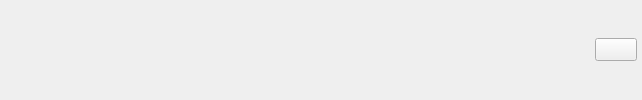
        <widget class="QWidget" name="headerframe_2" native="true">
         <property name="sizePolicy">
          <sizepolicy hsizetype="Preferred" vsizetype="Fixed">
           <horstretch>0</horstretch>
           <verstretch>0</verstretch>
          </sizepolicy>
         </property>
         <property name="minimumSize">
          <size>
           <width>642</width>
           <height>40</height>
          </size>
         </property>
         <property name="font">
          <font>
           <family>Inter</family>
          </font>
         </property>
         <layout class="QHBoxLayout" name="horizontalLayout_3">
          <property name="spacing">
           <number>0</number>
          </property>
          <property name="leftMargin">
           <number>0</number>
          </property>
          <property name="topMargin">
           <number>0</number>
          </property>
          <property name="rightMargin">
           <number>0</number>
          </property>
          <property name="bottomMargin">
           <number>0</number>
          </property>
          <item alignment="Qt::AlignLeft|Qt::AlignTop">
           <widget class="QWidget" name="widget" native="true">
            <property name="minimumSize">
             <size>
              <width>20</width>
              <height>40</height>
             </size>
            </property>
            <property name="font">
             <font>
              <family>Inter</family>
             </font>
            </property>
            <layout class="QHBoxLayout" name="horizontalLayout_4">
             <property name="spacing">
              <number>0</number>
             </property>
             <property name="leftMargin">
              <number>0</number>
             </property>
             <property name="topMargin">
              <number>0</number>
             </property>
             <property name="rightMargin">
              <number>0</number>
             </property>
             <property name="bottomMargin">
              <number>0</number>
             </property>
            </layout>
           </widget>
          </item>
          <item alignment="Qt::AlignRight">
           <widget class="QWidget" name="widget_2" native="true">
            <property name="sizePolicy">
             <sizepolicy hsizetype="Preferred" vsizetype="Fixed">
              <horstretch>0</horstretch>
              <verstretch>0</verstretch>
             </sizepolicy>
            </property>
            <property name="minimumSize">
             <size>
              <width>20</width>
              <height>40</height>
             </size>
            </property>
            <property name="font">
             <font>
              <family>Inter</family>
             </font>
            </property>
            <layout class="QHBoxLayout" name="horizontalLayout_19">
             <property name="spacing">
              <number>0</number>
             </property>
             <property name="leftMargin">
              <number>5</number>
             </property>
             <property name="topMargin">
              <number>0</number>
             </property>
             <property name="rightMargin">
              <number>5</number>
             </property>
             <property name="bottomMargin">
              <number>0</number>
             </property>
             <item alignment="Qt::AlignHCenter|Qt::AlignVCenter">
              <widget class="QPushButton" name="accountbtn">
               <property name="minimumSize">
                <size>
                 <width>20</width>
                 <height>20</height>
                </size>
               </property>
               <property name="maximumSize">
                <size>
                 <width>60</width>
                 <height>60</height>
                </size>
               </property>
               <property name="font">
                <font>
                 <family>Inter</family>
                </font>
               </property>
               <property name="text">
                <string/>
               </property>
               <property name="icon">
                <iconset>
                 <normaloff>resources.qrc/user.svg</normaloff>resources.qrc/user.svg</iconset>
               </property>
               <property name="iconSize">
                <size>
                 <width>30</width>
                 <height>30</height>
                </size>
               </property>
              </widget>
             </item>
            </layout>
           </widget>
          </item>
         </layout>
        </widget>
